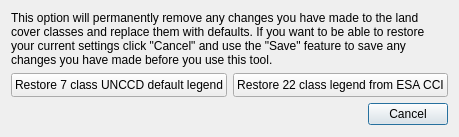
<?xml version="1.0" encoding="UTF-8"?>
<ui version="4.0">
 <class>DlgLandCoverRestore</class>
 <widget class="QDialog" name="DlgLandCoverRestore">
  <property name="geometry">
   <rect>
    <x>0</x>
    <y>0</y>
    <width>409</width>
    <height>137</height>
   </rect>
  </property>
  <property name="sizePolicy">
   <sizepolicy hsizetype="Fixed" vsizetype="Fixed">
    <horstretch>0</horstretch>
    <verstretch>0</verstretch>
   </sizepolicy>
  </property>
  <property name="windowTitle">
   <string>Restore default legend</string>
  </property>
  <layout class="QGridLayout" name="gridLayout">
   <item row="0" column="0" colspan="2">
    <widget class="QLabel" name="label">
     <property name="font">
      <font>
       <weight>50</weight>
       <bold>false</bold>
      </font>
     </property>
     <property name="text">
      <string>This option will permanently remove any changes you have made to the land cover classes and replace them with defaults. If you want to be able to restore your current settings click &quot;Cancel&quot; and use the &quot;Save&quot; feature to save any changes you have made before you use this tool.</string>
     </property>
     <property name="wordWrap">
      <bool>true</bool>
     </property>
    </widget>
   </item>
   <item row="2" column="1">
    <widget class="QDialogButtonBox" name="buttonBox">
     <property name="sizePolicy">
      <sizepolicy hsizetype="Expanding" vsizetype="Minimum">
       <horstretch>0</horstretch>
       <verstretch>0</verstretch>
      </sizepolicy>
     </property>
     <property name="standardButtons">
      <set>QDialogButtonBox::Cancel</set>
     </property>
    </widget>
   </item>
   <item row="1" column="1">
    <widget class="QPushButton" name="pb_restore_esa">
     <property name="sizePolicy">
      <sizepolicy hsizetype="Minimum" vsizetype="Minimum">
       <horstretch>0</horstretch>
       <verstretch>0</verstretch>
      </sizepolicy>
     </property>
     <property name="minimumSize">
      <size>
       <width>0</width>
       <height>0</height>
      </size>
     </property>
     <property name="font">
      <font>
       <weight>50</weight>
       <bold>false</bold>
      </font>
     </property>
     <property name="text">
      <string>Restore 22 class legend from ESA CCI</string>
     </property>
    </widget>
   </item>
   <item row="1" column="0">
    <widget class="QPushButton" name="pb_restore_unccd">
     <property name="sizePolicy">
      <sizepolicy hsizetype="Minimum" vsizetype="Preferred">
       <horstretch>0</horstretch>
       <verstretch>0</verstretch>
      </sizepolicy>
     </property>
     <property name="minimumSize">
      <size>
       <width>0</width>
       <height>0</height>
      </size>
     </property>
     <property name="font">
      <font>
       <weight>50</weight>
       <bold>false</bold>
      </font>
     </property>
     <property name="text">
      <string>Restore 7 class UNCCD default legend</string>
     </property>
    </widget>
   </item>
  </layout>
 </widget>
 <resources/>
 <connections/>
</ui>
